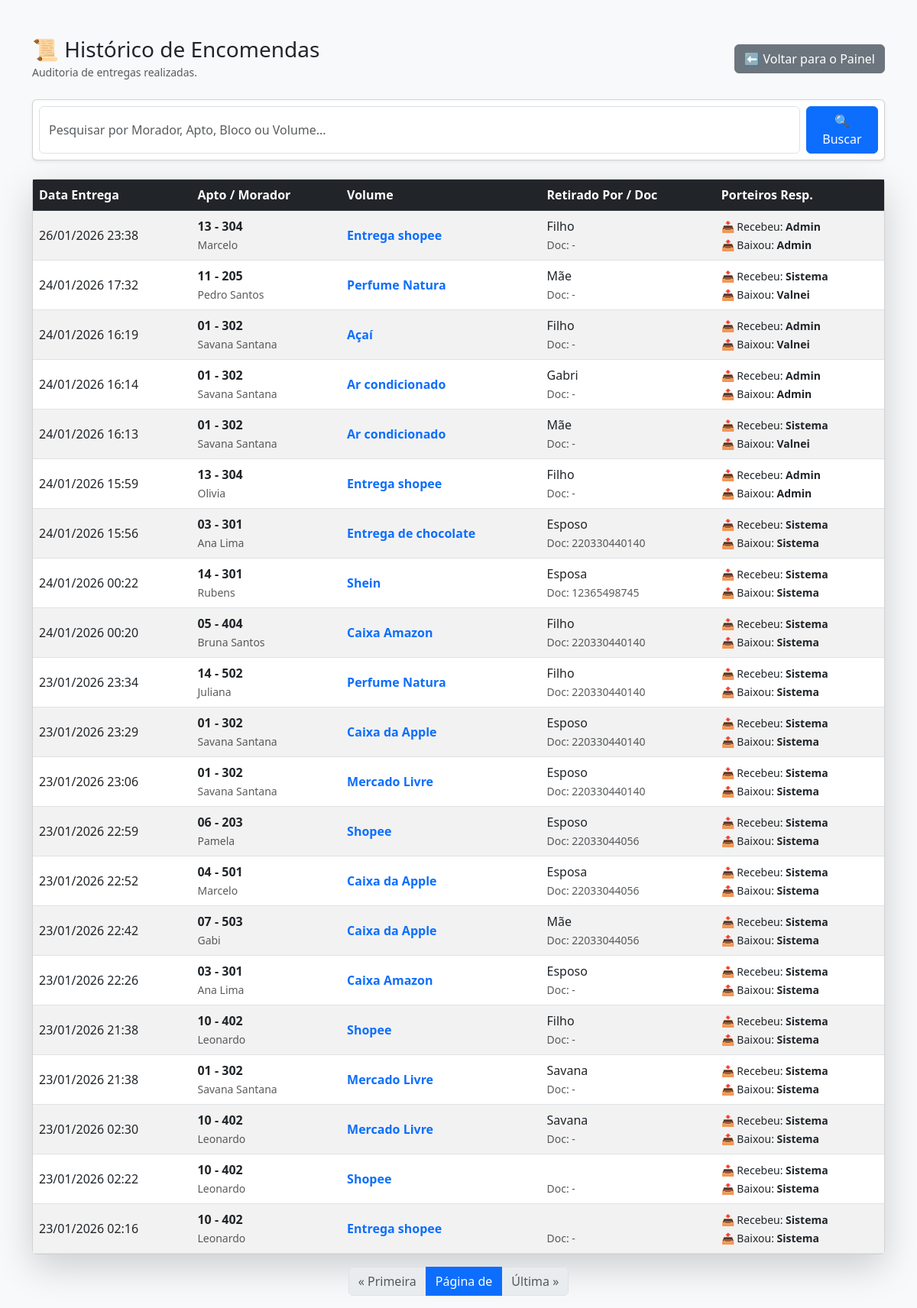
The app's page /historico_encomendas/ (signed in) with its own data.
### portaria/models.py (models this page shows, shortened)
class Encomenda(models.Model):
    morador = models.ForeignKey(Morador, on_delete=models.CASCADE, verbose_name="Morador")
    data_chegada = models.DateTimeField(auto_now_add=True, verbose_name="Data de Chegada")
    volume = models.CharField(max_length=50, verbose_name="Volume")
    destinatario_alternativo = models.CharField(max_length=100, blank=True, verbose_name="Destinatário Externo (A/C)")
    entregue = models.BooleanField(default=False, verbose_name="Entregue?")
    data_entrega = models.DateTimeField(null=True, blank=True, verbose_name="Data da Entrega")
    quem_retirou = models.CharField(max_length=100, blank=True, verbose_name="Quem retirou?")
    documento_retirada = models.CharField(max_length=50, blank=True, verbose_name="Documento de quem retirou")
    notificado = models.BooleanField(default=False, verbose_name="Morador foi avisado?")
    porteiro_cadastro = models.ForeignKey(User, on_delete=models.SET_NULL, null=True, blank=True, related_name='cadastrou_encomenda')
    porteiro_entrega = models.ForeignKey(User, on_delete=models.SET_NULL, null=True, blank=True, related_name='entregou_encomenda')

class Morador(models.Model):
    nome = models.CharField(max_length=100, verbose_name="Nome Completo")
    cpf = models.CharField(max_length=14, verbose_name="CPF", blank=True)
    telefone = models.CharField(max_length=20, verbose_name="Telefone", blank=True)
    bloco = models.CharField(max_length=10, verbose_name="Bloco", blank=True)
    apartamento = models.CharField(max_length=10, verbose_name="Apartamento")

### portaria/views.py (the view)
# urls.py: path('historico_encomendas/', historico_encomendas, name='historico_encomendas'),
@login_required
def historico_encomendas(request):
    encomendas = Encomenda.objects.filter(entregue=True).order_by('-data_entrega')[:50]
    return render(request, 'historico_encomendas.html', {'encomendas': encomendas})

### portaria/templates/historico_encomendas.html (shortened to what this page needs)
{% load static %}
<!DOCTYPE html>
<html lang="pt-br">
<head>
    <link href="https://cdn.jsdelivr.net/npm/bootstrap@5.3.0/dist/css/bootstrap.min.css" rel="stylesheet">
</head>
<body class="bg-light">
    <div class="container mt-5">
        <div class="d-flex justify-content-between align-items-center mb-4">
            <div>
                <h3 class="mb-0">📜 Histórico de Encomendas</h3>
                <small class="text-muted">Auditoria de entregas realizadas.</small>
            </div>
            <a href="{% url 'home' %}" class="btn btn-secondary">⬅️ Voltar para o Painel</a>
        </div>
        <div class="card shadow-sm mb-4">
            <div class="card-body p-2">
                <form method="GET" action="{% url 'historico_encomendas' %}" class="d-flex gap-2">
                    <input type="text" name="busca" class="form-control" placeholder="Pesquisar por Morador, Apto, Bloco ou Volume..." value="{{ busca|default:'' }}">
                    <button class="btn btn-primary" type="submit">🔍 Buscar</button>
                </form>
            </div>
        </div>
        <div class="card shadow-lg">
            <div class="card-body p-0">
                <table class="table table-striped table-hover mb-0 align-middle">
                    <thead class="table-dark">
                        <tr>
                            <th>Data Entrega</th>
                            <th>Apto / Morador</th>
                            <th>Volume</th>
                            <th>Retirado Por / Doc</th>
                            <th>Porteiros Resp.</th> </tr>
                    </thead>
                    <tbody>
                        {% for item in encomendas %}
                        <tr>
                            <td>{{ item.data_entrega|date:"d/m/Y H:i" }}</td>
                            <td>
                                <strong>{{ item.morador.bloco }} - {{ item.morador.apartamento }}</strong><br>
                                <span class="text-muted small">{{ item.morador.nome }}</span>
                            </td>
                            <td class="fw-bold text-primary">{{ item.volume }}</td>
                            <td>
                                {{ item.quem_retirou }}<br>
                                <small class="text-muted">Doc: {{ item.documento_retirada|default:"-" }}</small>
                            </td>
                            <td>
                                <small>📥 Recebeu: <strong>{{ item.porteiro_cadastro.username|default:"Sistema" }}</strong></small><br>
                                <small>📤 Baixou: <strong>{{ item.porteiro_entrega.username|default:"Sistema" }}</strong></small>
                            </td>
                        </tr>
                        {% empty %}
                        <tr>
                            <td colspan="5" class="text-center p-5 text-muted">
                                <h4>Nenhum registro encontrado.</h4>
                            </td>
                        </tr>
                        {% endfor %}
                    </tbody>
                </table>
            </div>
        </div>
        <div class="d-flex justify-content-center mt-3">
            <nav>
                <ul class="pagination">
                    {% if encomendas.has_previous %}
                        <li class="page-item">
                            <a class="page-link" href="?page=1{% if busca %}&busca={{ busca }}{% endif %}">&laquo; Primeira</a>
                        </li>
                        <li class="page-item">
                            <a class="page-link" href="?page={{ encomendas.previous_page_number }}{% if busca %}&busca={{ busca }}{% endif %}">Anterior</a>
                        </li>
                    {% else %}
                        <li class="page-item disabled"><span class="page-link">&laquo; Primeira</span></li>
                    {% endif %}
                    <li class="page-item active">
                        <span class="page-link">
                            Página {{ encomendas.number }} de {{ encomendas.paginator.num_pages }}
                        </span>
                    </li>
                    {% if encomendas.has_next %}
                        <li class="page-item">
                            <a class="page-link" href="?page={{ encomendas.next_page_number }}{% if busca %}&busca={{ busca }}{% endif %}">Próxima</a>
                        </li>
                        <li class="page-item">
                            <a class="page-link" href="?page={{ encomendas.paginator.num_pages }}{% if busca %}&busca={{ busca }}{% endif %}">Última &raquo;</a>
                        </li>
                    {% else %}
                        <li class="page-item disabled"><span class="page-link">Última &raquo;</span></li>
                    {% endif %}
                </ul>
            </nav>
        </div>
    </div>
</body>
</html>

### records on screen
Encomenda: data_entrega "26/01/2026 23:38", morador.bloco "13", morador.apartamento "304", morador.nome "Marcelo", volume "Entrega shopee", quem_retirou "Filho", documento_retirada "-", porteiro_cadastro.username "Admin", porteiro_entrega.username "Admin"
Encomenda: data_entrega "24/01/2026 17:32", morador.bloco "11", morador.apartamento "205", morador.nome "Pedro Santos", volume "Perfume Natura", quem_retirou "Mãe", documento_retirada "-", porteiro_cadastro.username "Sistema", porteiro_entrega.username "Valnei"
Encomenda: data_entrega "24/01/2026 16:19", morador.bloco "01", morador.apartamento "302", morador.nome "Savana Santana", volume "Açaí", quem_retirou "Filho", documento_retirada "-", porteiro_cadastro.username "Admin", porteiro_entrega.username "Valnei"
Encomenda: data_entrega "24/01/2026 16:14", morador.bloco "01", morador.apartamento "302", morador.nome "Savana Santana", volume "Ar condicionado", quem_retirou "Gabri", documento_retirada "-", porteiro_cadastro.username "Admin", porteiro_entrega.username "Admin"
Encomenda: data_entrega "24/01/2026 16:13", morador.bloco "01", morador.apartamento "302", morador.nome "Savana Santana", volume "Ar condicionado", quem_retirou "Mãe", documento_retirada "-", porteiro_cadastro.username "Sistema", porteiro_entrega.username "Valnei"
Encomenda: data_entrega "24/01/2026 15:59", morador.bloco "13", morador.apartamento "304", morador.nome "Olivia", volume "Entrega shopee", quem_retirou "Filho", documento_retirada "-", porteiro_cadastro.username "Admin", porteiro_entrega.username "Admin"
Encomenda: data_entrega "24/01/2026 15:56", morador.bloco "03", morador.apartamento "301", morador.nome "Ana Lima", volume "Entrega de chocolate", quem_retirou "Esposo", documento_retirada "220330440140", porteiro_cadastro.username "Sistema", porteiro_entrega.username "Sistema"
Encomenda: data_entrega "24/01/2026 00:22", morador.bloco "14", morador.apartamento "301", morador.nome "Rubens", volume "Shein", quem_retirou "Esposa", documento_retirada "12365498745", porteiro_cadastro.username "Sistema", porteiro_entrega.username "Sistema"
Encomenda: data_entrega "24/01/2026 00:20", morador.bloco "05", morador.apartamento "404", morador.nome "Bruna Santos", volume "Caixa Amazon", quem_retirou "Filho", documento_retirada "220330440140", porteiro_cadastro.username "Sistema", porteiro_entrega.username "Sistema"
Encomenda: data_entrega "23/01/2026 23:34", morador.bloco "14", morador.apartamento "502", morador.nome "Juliana", volume "Perfume Natura", quem_retirou "Filho", documento_retirada "220330440140", porteiro_cadastro.username "Sistema", porteiro_entrega.username "Sistema"
Encomenda: data_entrega "23/01/2026 23:29", morador.bloco "01", morador.apartamento "302", morador.nome "Savana Santana", volume "Caixa da Apple", quem_retirou "Esposo", documento_retirada "220330440140", porteiro_cadastro.username "Sistema", porteiro_entrega.username "Sistema"
Encomenda: data_entrega "23/01/2026 23:06", morador.bloco "01", morador.apartamento "302", morador.nome "Savana Santana", volume "Mercado Livre", quem_retirou "Esposo", documento_retirada "220330440140", porteiro_cadastro.username "Sistema", porteiro_entrega.username "Sistema"
Encomenda: data_entrega "23/01/2026 22:59", morador.bloco "06", morador.apartamento "203", morador.nome "Pamela", volume "Shopee", quem_retirou "Esposo", documento_retirada "22033044056", porteiro_cadastro.username "Sistema", porteiro_entrega.username "Sistema"
Encomenda: data_entrega "23/01/2026 22:52", morador.bloco "04", morador.apartamento "501", morador.nome "Marcelo", volume "Caixa da Apple", quem_retirou "Esposa", documento_retirada "22033044056", porteiro_cadastro.username "Sistema", porteiro_entrega.username "Sistema"
Encomenda: data_entrega "23/01/2026 22:42", morador.bloco "07", morador.apartamento "503", morador.nome "Gabi", volume "Caixa da Apple", quem_retirou "Mãe", documento_retirada "22033044056", porteiro_cadastro.username "Sistema", porteiro_entrega.username "Sistema"
Encomenda: data_entrega "23/01/2026 22:26", morador.bloco "03", morador.apartamento "301", morador.nome "Ana Lima", volume "Caixa Amazon", quem_retirou "Esposo", documento_retirada "-", porteiro_cadastro.username "Sistema", porteiro_entrega.username "Sistema"
Encomenda: data_entrega "23/01/2026 21:38", morador.bloco "10", morador.apartamento "402", morador.nome "Leonardo", volume "Shopee", quem_retirou "Filho", documento_retirada "-", porteiro_cadastro.username "Sistema", porteiro_entrega.username "Sistema"
Encomenda: data_entrega "23/01/2026 21:38", morador.bloco "01", morador.apartamento "302", morador.nome "Savana Santana", volume "Mercado Livre", quem_retirou "Savana", documento_retirada "-", porteiro_cadastro.username "Sistema", porteiro_entrega.username "Sistema"
Encomenda: data_entrega "23/01/2026 02:30", morador.bloco "10", morador.apartamento "402", morador.nome "Leonardo", volume "Mercado Livre", quem_retirou "Savana", documento_retirada "-", porteiro_cadastro.username "Sistema", porteiro_entrega.username "Sistema"
Encomenda: data_entrega "23/01/2026 02:22", morador.bloco "10", morador.apartamento "402", morador.nome "Leonardo", volume "Shopee", documento_retirada "-", porteiro_cadastro.username "Sistema", porteiro_entrega.username "Sistema"
Encomenda: data_entrega "23/01/2026 02:16", morador.bloco "10", morador.apartamento "402", morador.nome "Leonardo", volume "Entrega shopee", documento_retirada "-", porteiro_cadastro.username "Sistema", porteiro_entrega.username "Sistema"
